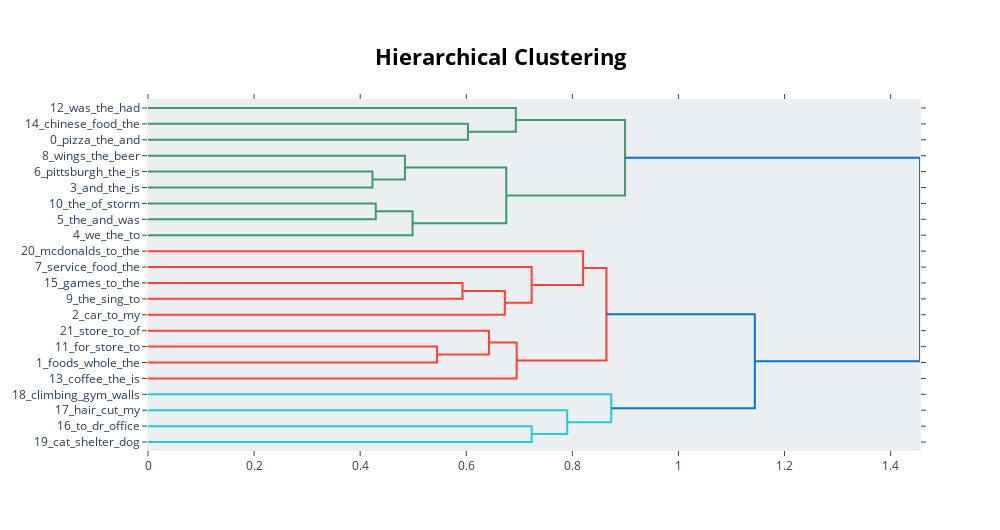

Write notebook code for a chart like this one.
### Code cell
topic_model.visualize_hierarchy()

### Figure 1 — Plotly figure (JSON) as saved in the notebook; plotly's stock layout.template omitted (floating-point values rounded to 4 significant figures)
{"data": [{"hoverinfo": "text", "marker": {"color": "rgb(61,153,112)"}, "mode": "lines", "type": "scatter", "x": [0, 0.6031, 0.6031, 0], "xaxis": "x", "y": [-15, -15, -25, -25], "yaxis": "y"}, {"hoverinfo": "text", "marker": {"color": "rgb(61,153,112)"}, "mode": "lines", "type": "scatter", "x": [0, 0.6933, 0.6933, 0.6031], "xaxis": "x", "y": [-5, -5, -20, -20], "yaxis": "y"}, {"hoverinfo": "text", "marker": {"color": "rgb(61,153,112)"}, "mode": "lines", "type": "scatter", "x": [0, 0.4232, 0.4232, 0], "xaxis": "x", "y": [-45, -45, -55, -55], "yaxis": "y"}, {"hoverinfo": "text", "marker": {"color": "rgb(61,153,112)"}, "mode": "lines", "type": "scatter", "x": [0, 0.4843, 0.4843, 0.4232], "xaxis": "x", "y": [-35, -35, -50, -50], "yaxis": "y"}, {"hoverinfo": "text", "marker": {"color": "rgb(61,153,112)"}, "mode": "lines", "type": "scatter", "x": [0, 0.4294, 0.4294, 0], "xaxis": "x", "y": [-65, -65, -75, -75], "yaxis": "y"}, {"hoverinfo": "text", "marker": {"color": "rgb(61,153,112)"}, "mode": "lines", "type": "scatter", "x": [0.4294, 0.4987, 0.4987, 0], "xaxis": "x", "y": [-70, -70, -85, -85], "yaxis": "y"}, {"hoverinfo": "text", "marker": {"color": "rgb(61,153,112)"}, "mode": "lines", "type": "scatter", "x": [0.4843, 0.6754, 0.6754, 0.4987], "xaxis": "x", "y": [-42.5, -42.5, -77.5, -77.5], "yaxis": "y"}, {"hoverinfo": "text", "marker": {"color": "rgb(61,153,112)"}, "mode": "lines", "type": "scatter", "x": [0.6933, 0.8994, 0.8994, 0.6754], "xaxis": "x", "y": [-12.5, -12.5, -60, -60], "yaxis": "y"}, {"hoverinfo": "text", "marker": {"color": "rgb(255,65,54)"}, "mode": "lines", "type": "scatter", "x": [0, 0.5928, 0.5928, 0], "xaxis": "x", "y": [-115, -115, -125, -125], "yaxis": "y"}, {"hoverinfo": "text", "marker": {"color": "rgb(255,65,54)"}, "mode": "lines", "type": "scatter", "x": [0.5928, 0.6727, 0.6727, 0], "xaxis": "x", "y": [-120, -120, -135, -135], "yaxis": "y"}, {"hoverinfo": "text", "marker": {"color": "rgb(255,65,54)"}, "mode": "lines", "type": "scatter", "x": [0, 0.7232, 0.7232, 0.6727], "xaxis": "x", "y": [-105, -105, -127.5, -127.5], "yaxis": "y"}, {"hoverinfo": "text", "marker": {"color": "rgb(255,65,54)"}, "mode": "lines", "type": "scatter", "x": [0, 0.8202, 0.8202, 0.7232], "xaxis": "x", "y": [-95, -95, -116.2, -116.2], "yaxis": "y"}, {"hoverinfo": "text", "marker": {"color": "rgb(255,65,54)"}, "mode": "lines", "type": "scatter", "x": [0, 0.545, 0.545, 0], "xaxis": "x", "y": [-155, -155, -165, -165], "yaxis": "y"}, {"hoverinfo": "text", "marker": {"color": "rgb(255,65,54)"}, "mode": "lines", "type": "scatter", "x": [0, 0.6427, 0.6427, 0.545], "xaxis": "x", "y": [-145, -145, -160, -160], "yaxis": "y"}, {"hoverinfo": "text", "marker": {"color": "rgb(255,65,54)"}, "mode": "lines", "type": "scatter", "x": [0.6427, 0.6949, 0.6949, 0], "xaxis": "x", "y": [-152.5, -152.5, -175, -175], "yaxis": "y"}, {"hoverinfo": "text", "marker": {"color": "rgb(255,65,54)"}, "mode": "lines", "type": "scatter", "x": [0.8202, 0.8641, 0.8641, 0.6949], "xaxis": "x", "y": [-105.6, -105.6, -163.8, -163.8], "yaxis": "y"}, {"hoverinfo": "text", "marker": {"color": "rgb(35,205,205)"}, "mode": "lines", "type": "scatter", "x": [0, 0.7232, 0.7232, 0], "xaxis": "x", "y": [-205, -205, -215, -215], "yaxis": "y"}, {"hoverinfo": "text", "marker": {"color": "rgb(35,205,205)"}, "mode": "lines", "type": "scatter", "x": [0, 0.7903, 0.7903, 0.7232], "xaxis": "x", "y": [-195, -195, -210, -210], "yaxis": "y"}, {"hoverinfo": "text", "marker": {"color": "rgb(35,205,205)"}, "mode": "lines", "type": "scatter", "x": [0, 0.8733, 0.8733, 0.7903], "xaxis": "x", "y": [-185, -185, -202.5, -202.5], "yaxis": "y"}, {"hoverinfo": "text", "marker": {"color": "rgb(0,116,217)"}, "mode": "lines", "type": "scatter", "x": [0.8641, 1.144, 1.144, 0.8733], "xaxis": "x", "y": [-134.7, -134.7, -193.8, -193.8], "yaxis": "y"}, {"hoverinfo": "text", "marker": {"color": "rgb(0,116,217)"}, "mode": "lines", "type": "scatter", "x": [0.8994, 1.455, 1.455, 1.144], "xaxis": "x", "y": [-36.25, -36.25, -164.2, -164.2], "yaxis": "y"}], "layout": {"autosize": false, "height": 530, "hoverlabel": {"bgcolor": "white", "font": {"family": "Rockwell", "size": 16}}, "hovermode": "closest", "plot_bgcolor": "#ECEFF1", "showlegend": false, "title": {"font": {"color": "Black", "size": 22}, "text": "<b>Hierarchical Clustering", "x": 0.5, "xanchor": "center", "yanchor": "top"}, "width": 1000, "xaxis": {"autorange": true, "mirror": "allticks", "range": [0, 1.455], "rangemode": "tozero", "showgrid": false, "showline": true, "showticklabels": true, "ticks": "outside", "type": "linear", "zeroline": false}, "yaxis": {"autorange": false, "mirror": "allticks", "range": [-220, 0], "rangemode": "tozero", "showgrid": false, "showline": true, "showticklabels": true, "tickmode": "array", "ticks": "outside", "ticktext": ["12_was_the_had", "14_chinese_food_the", "0_pizza_the_and", "8_wings_the_beer", "6_pittsburgh_the_is", "3_and_the_is", "10_the_of_storm", "5_the_and_was", "4_we_the_to", "20_mcdonalds_to_the", "7_service_food_the", "15_games_to_the", "9_the_sing_to", "2_car_to_my", "21_store_to_of", "11_for_store_to", "1_foods_whole_the", "13_coffee_the_is", "18_climbing_gym_walls", "17_hair_cut_my", "16_to_dr_office", "19_cat_shelter_dog"], "tickvals": [-5, -15, -25, -35, -45, -55, -65, -75, -85, -95, -105, -115, -125, -135, -145, -155, -165, -175, -185, -195, -205, -215], "type": "linear", "zeroline": false}}}
